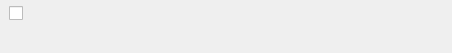
<?xml version="1.0" encoding="UTF-8"?>
<ui version="4.0">
 <class>KTodoItems</class>
 <widget class="QWidget" name="KTodoItems">
  <property name="geometry">
   <rect>
    <x>0</x>
    <y>0</y>
    <width>452</width>
    <height>53</height>
   </rect>
  </property>
  <property name="windowTitle">
   <string>KTodoItems</string>
  </property>
  <property name="styleSheet">
   <string notr="true">border:none;</string>
  </property>
  <layout class="QVBoxLayout" name="verticalLayout_2">
   <property name="spacing">
    <number>0</number>
   </property>
   <property name="leftMargin">
    <number>0</number>
   </property>
   <property name="topMargin">
    <number>0</number>
   </property>
   <property name="rightMargin">
    <number>0</number>
   </property>
   <property name="bottomMargin">
    <number>0</number>
   </property>
   <item>
    <widget class="QWidget" name="widgetBackground" native="true">
     <property name="styleSheet">
      <string notr="true">border:none;</string>
     </property>
     <layout class="QVBoxLayout" name="verticalLayout">
      <property name="spacing">
       <number>0</number>
      </property>
      <property name="leftMargin">
       <number>0</number>
      </property>
      <property name="topMargin">
       <number>0</number>
      </property>
      <property name="rightMargin">
       <number>0</number>
      </property>
      <property name="bottomMargin">
       <number>0</number>
      </property>
      <item>
       <layout class="QHBoxLayout" name="horizontalLayout" stretch="1,1,30">
        <property name="spacing">
         <number>0</number>
        </property>
        <property name="leftMargin">
         <number>9</number>
        </property>
        <item>
         <widget class="QCheckBox" name="checkBox">
          <property name="minimumSize">
           <size>
            <width>30</width>
            <height>0</height>
           </size>
          </property>
          <property name="text">
           <string/>
          </property>
         </widget>
        </item>
        <item>
         <widget class="QLabel" name="labelName">
          <property name="text">
           <string/>
          </property>
         </widget>
        </item>
        <item>
         <spacer name="horizontalSpacer_2">
          <property name="orientation">
           <enum>Qt::Horizontal</enum>
          </property>
          <property name="sizeHint" stdset="0">
           <size>
            <width>40</width>
            <height>20</height>
           </size>
          </property>
         </spacer>
        </item>
       </layout>
      </item>
      <item>
       <widget class="QGroupBox" name="groupBoxHide">
        <property name="styleSheet">
         <string notr="true">border:none;
color: rgb(160, 160, 160);</string>
        </property>
        <property name="title">
         <string/>
        </property>
       </widget>
      </item>
     </layout>
    </widget>
   </item>
  </layout>
 </widget>
 <layoutdefault spacing="6" margin="11"/>
 <resources/>
 <connections/>
</ui>
